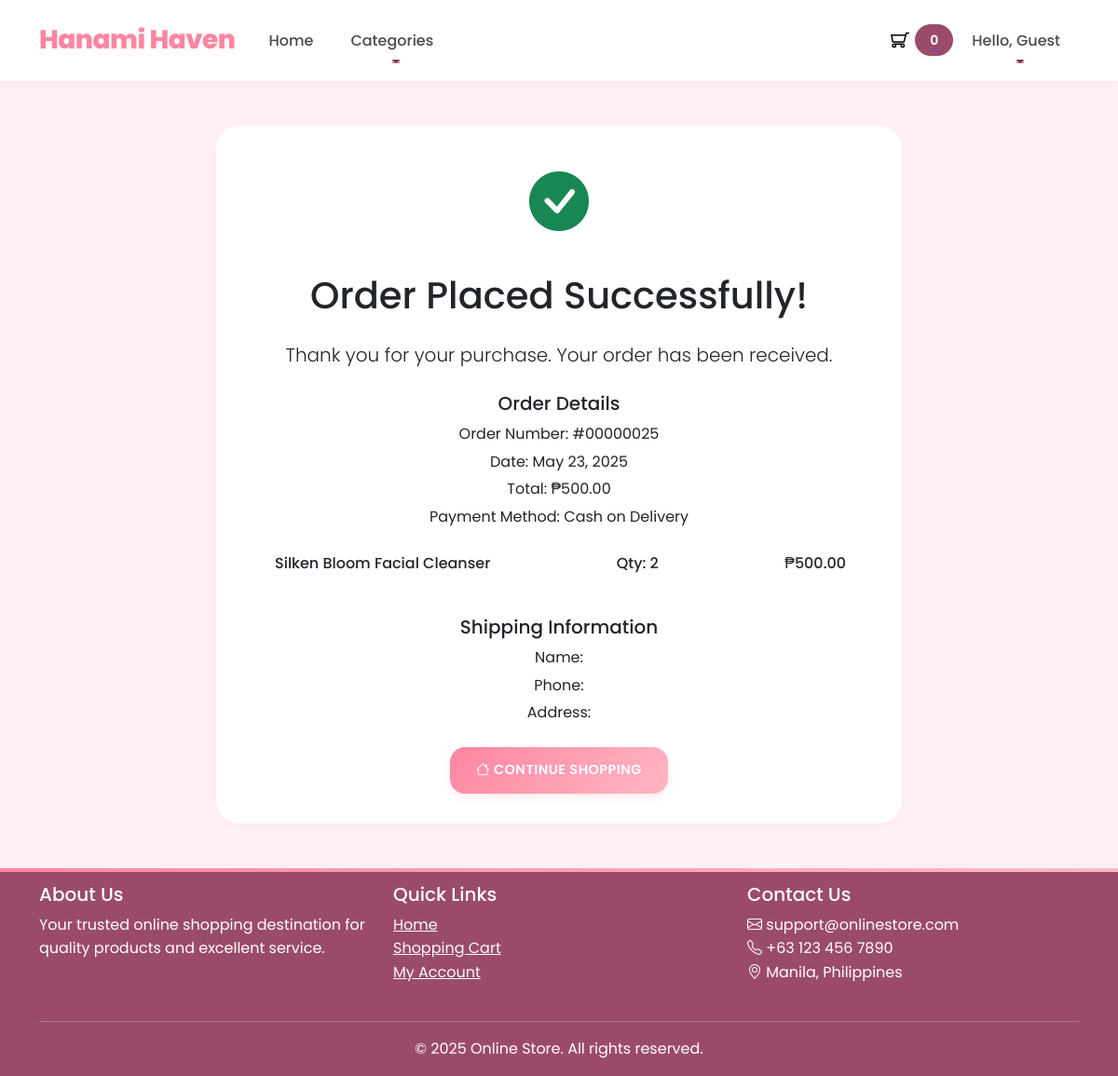
The app's page /mini-framework-store/order-success.php?id=25 with its own data.
### tables this page shows
CREATE TABLE `orders` (
  `id` int(11) NOT NULL,
  `customer_id` int(11) DEFAULT NULL,
  `total` decimal(10,2) NOT NULL,
  `created_at` datetime DEFAULT NULL,
  `updated_at` datetime DEFAULT NULL
);

CREATE TABLE `order_details` (
  `id` int(11) NOT NULL,
  `order_id` int(11) NOT NULL,
  `product_id` int(11) NOT NULL,
  `quantity` int(11) NOT NULL,
  `price` decimal(10,2) NOT NULL,
  `subtotal` decimal(10,2) NOT NULL
);

CREATE TABLE `products` (
  `id` int(11) NOT NULL,
  `name` varchar(150) NOT NULL,
  `description` text DEFAULT NULL,
  `price` decimal(10,2) NOT NULL,
  `slug` varchar(200) NOT NULL,
  `image_path` varchar(255) DEFAULT NULL,
  `category_id` int(11) DEFAULT NULL,
  `created_at` datetime DEFAULT NULL,
  `updated_at` datetime DEFAULT NULL
);

### mini-framework-store/app/includes/database.php (called while the page is built, shortened)
<?php
class Database {
    private $host = "localhost";
    private $db_name = "e-commerce_sheed";
    private $username = "root";
    private $password = "";
    protected $conn;
    public function __construct() {
        try {
            $this->conn = new \PDO("mysql:host=" . $this->host . ";dbname=" . $this->db_name, $this->username, $this->password);
            $this->conn->setAttribute(\PDO::ATTR_ERRMODE, \PDO::ERRMODE_EXCEPTION);
        } catch (\PDOException $e) {
            die("Connection failed: " . $e->getMessage());
        }
    }
    public function getConnection() {
        return $this->conn;
    }
}

### mini-framework-store/app/models/Order.php (called while the page is built, shortened)
<?php
class Order extends Database
{
    private $db;
    public function __construct()
    {
        $this->db = $this->getConnection();
    }
    public function getOrderDetailsByOrderId($orderId)
    {
        $sql = "SELECT od.*, p.name, p.image_path FROM order_details od JOIN products p ON od.product_id = p.id WHERE od.order_id = :order_id";
        $stmt = $this->db->prepare($sql);
        $stmt->execute([
            'order_id' => $orderId
        ]);
        return $stmt->fetchAll(\PDO::FETCH_ASSOC);
    }
    public function getOrderById($orderId)
    {
        $sql = "SELECT * FROM orders WHERE id = :order_id LIMIT 1";
        $stmt = $this->db->prepare($sql);
        $stmt->execute([
            'order_id' => $orderId
        ]);
        return $stmt->fetch(\PDO::FETCH_ASSOC);
    }
}

### mini-framework-store/order-success.php (the view, shortened to what this page needs)
<?php
$orderId = $_GET['id'];
$orderModel = new Order();
$order = $orderModel->getOrderById($orderId);
$amounLocale = 'en_PH';
$pesoFormatter = new NumberFormatter($amounLocale, NumberFormatter::CURRENCY);
$orderDetails = $orderModel->getOrderDetailsByOrderId($orderId)
?>
<div class="container my-5">
    <div class="row justify-content-center">
        <div class="col-md-8">
            <div class="card">
                <div class="card-body text-center">
                    <div class="mb-4">
                        <i class="bi bi-check-circle-fill text-success" style="font-size: 4rem;"></i>
                    </div>
                    <h1 class="mb-4">Order Placed Successfully!</h1>
                    <p class="lead mb-4">Thank you for your purchase. Your order has been received.</p>
                    <div class="order-details mb-4">
                        <h5>Order Details</h5>
                        <p class="mb-1">Order Number: #<?php echo str_pad($order['id'], 8, '0', STR_PAD_LEFT); ?></p>
                        <p class="mb-1">Date: <?php echo date('F j, Y', strtotime($order['created_at'])); ?></p>
                        <p class="mb-1">Total: <?php echo $pesoFormatter->formatCurrency($order['total'], 'PHP'); ?></p>
                        <p class="mb-1">Payment Method: Cash on Delivery</p>
                        <ul class="list-group text-start">
                        <?php foreach ($orderDetails as $item): ?>
                            <li class="list-group-item d-flex justify-content-between align-items-center">
                                <span><?php echo htmlspecialchars($item['name']); ?></span>
                                <span>Qty: <?php echo $item['quantity']; ?></span>
                                <span>₱<?php echo number_format($item['subtotal'], 2); ?></span>
                            </li>
                        <?php endforeach; ?>
                    </ul>
                    </div>
                    <div class="shipping-details mb-4">
                        <h5>Shipping Information</h5>
                        <?php if ($order['customer_id']): ?>
                            <p class="mb-1">Name: <?php echo $_SESSION['user']['name']; ?></p>
                            <p class="mb-1">Phone: <?php echo $_SESSION['user']['phone']; ?></p>
                            <p class="mb-1">Address: <?php echo $_SESSION['user']['address']; ?></p>
                        <?php else: ?>
                            <p class="mb-1">Name: <?php echo $order['guest_name']; ?></p>
                            <p class="mb-1">Phone: <?php echo $order['guest_phone']; ?></p>
                            <p class="mb-1">Address: <?php echo $order['guest_address']; ?></p>
                        <?php endif; ?>
                    </div>
                    <div class="d-grid gap-2 d-md-flex justify-content-md-center">
                        <a href="index.php" class="btn btn-primary">
                            <i class="bi bi-house"></i> Continue Shopping
                        </a>
                    </div>
                </div>
            </div>
        </div>
    </div>
</div>

### mini-framework-store/assets/css/styles.css (style rules this page uses)
:root { --primary-color: #FF85A2; --secondary-color: #FFB7C5; --accent-color: #9B4B6A; --bg-light: #FFF0F5; --bg-white: #FFFFFF; --bg-gradient: linear-gradient(135deg, #FF85A2 0%, #FFB7C5 100%); --bg-gradient-hover: linear-gradient(135deg, #FFB7C5 0%, #FF85A2 100%); --text-dark: #4A4A4A; --text-light: #8E8E8E; --text-white: #FFFFFF; --success-color: #88B04B; --warning-color: #FFB7C5; --error-color: #FF6B6B; --border-color: #FFE4E9; --shadow-sm: 0 2px 4px rgba(255, 133, 162, 0.1); --shadow-md: 0 4px 8px rgba(255, 133, 162, 0.15); --shadow-lg: 0 8px 16px rgba(255, 133, 162, 0.2); --shadow-xl: 0 12px 24px rgba(255, 133, 162, 0.25); }
body { background-color: var(--bg-light); color: var(--text-dark); font-family: 'Poppins', sans-serif; line-height: 1.6; overflow-x: hidden; }
.card { border: none; border-radius: 1.5rem; box-shadow: var(--shadow-sm); transition: all 0.4s cubic-bezier(0.4, 0, 0.2, 1); overflow: hidden; background-color: var(--bg-white); }
.card-body { padding: 2rem; }
.btn { padding: 0.875rem 1.75rem; font-weight: 600; border-radius: 1rem; transition: all 0.4s cubic-bezier(0.4, 0, 0.2, 1); text-transform: uppercase; letter-spacing: 0.5px; font-size: 0.9rem; }
.btn-primary { background: var(--bg-gradient) !important; border: none !important; box-shadow: var(--shadow-md); }
.list-group-item { border: none; padding: 1.25rem 1.75rem; font-weight: 500; transition: all 0.3s ease; border-left: 3px solid transparent; }

### records on screen
orders: id "00000025", created_at "May 23, 2025", total "₱500.00"
order_details: product.name "Silken Bloom Facial Cleanser", quantity "2", subtotal "500.00"

### other values on screen
$cartCount "0"
